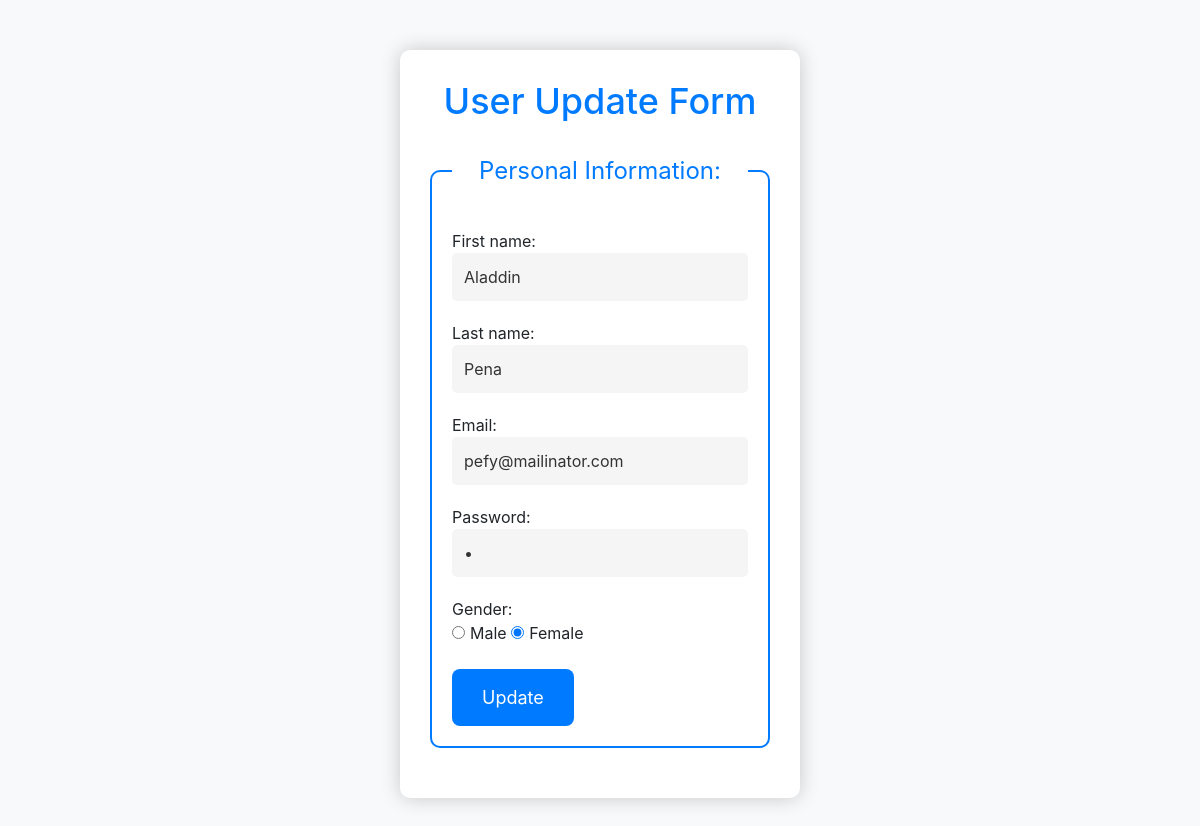
The app's page /update.php?id=17 with its own data.
### tables this page shows
CREATE TABLE `users` (
  `id` int(11) NOT NULL,
  `firstname` varchar(256) NOT NULL,
  `lastname` varchar(256) NOT NULL,
  `email` varchar(256) NOT NULL,
  `password` int(11) NOT NULL,
  `gender` varchar(256) NOT NULL
);

### update.php (the view, shortened to what this page needs)
<?php
include "config.php";
if (isset($_GET['id'])) {
    $user_id = $_GET['id'];
    $sql = "SELECT * FROM `users` WHERE `id`='$user_id'";
    $result = $conn->query($sql);
    if ($result->num_rows > 0) {
        while ($row = $result->fetch_assoc()) {
            $first_name = $row['firstname'];
            $lastname = $row['lastname'];
            $email = $row['email'];
            $password  = $row['password'];
            $gender = $row['gender'];
        }
?>
<!DOCTYPE html>
<html lang="en">
<head>
    <link rel="stylesheet" href="https://maxcdn.bootstrapcdn.com/bootstrap/4.5.2/css/bootstrap.min.css">
</head>
<body>
    <form action="" method="post">
        <h2>User Update Form</h2>
        <fieldset>
            <legend>Personal Information:</legend>
            First name:<br>
            <input type="text" name="firstname" value="<?php echo $first_name; ?>">
            <br>
            Last name:<br>
            <input type="text" name="lastname" value="<?php echo $lastname; ?>">
            <br>
            Email:<br>
            <input type="email" name="email" value="<?php echo $email; ?>">
            <br>
            Password:<br>
            <input type="password" name="password" value="<?php echo $password; ?>">
            <br>
            Gender:<br>
            <input type="radio" name="gender" value="Male" <?php if ($gender == 'Male') {
                                                                echo "checked";
                                                            } ?>>Male
            <input type="radio" name="gender" value="Female" <?php if ($gender == 'Female') {
                                                                    echo "checked";
                                                                } ?>>Female
            <br><br>
            <input type="submit" value="Update" name="update">
        </fieldset>
    </form>
</body>
</html>
<?php
        } else {
            header('Location: view.php');
        }
    }
?>

### update.php (style rules this page uses)
body { background-color: #f8f9fa; }
form { max-width: 400px; margin: 50px auto; background-color: #fff; padding: 30px; border-radius: 10px; box-shadow: 0 0 20px rgba(0, 0, 0, 0.2); }
h2 { text-align: center; font-size: 36px; color: #007bff; margin-bottom: 30px; }
fieldset { border: 2px solid #007bff; padding: 20px; border-radius: 10px; margin-bottom: 20px; }
legend { text-align: center; font-size: 24px; color: #007bff; margin-bottom: 20px; }
input[type="text"], input[type="email"], input[type="password"] { width: 100%; padding: 12px; margin-bottom: 20px; border: none; border-radius: 5px; background-color: #f5f5f5; color: #333; }
input[type="radio"] { margin-right: 5px; }
input[type="submit"] { background-color: #007bff; color: #fff; padding: 15px 30px; border: none; border-radius: 8px; cursor: pointer; font-size: 18px; }

### records on screen
users: firstname "Aladdin", lastname "Pena", email "pefy@mailinator.com", gender "☑"
